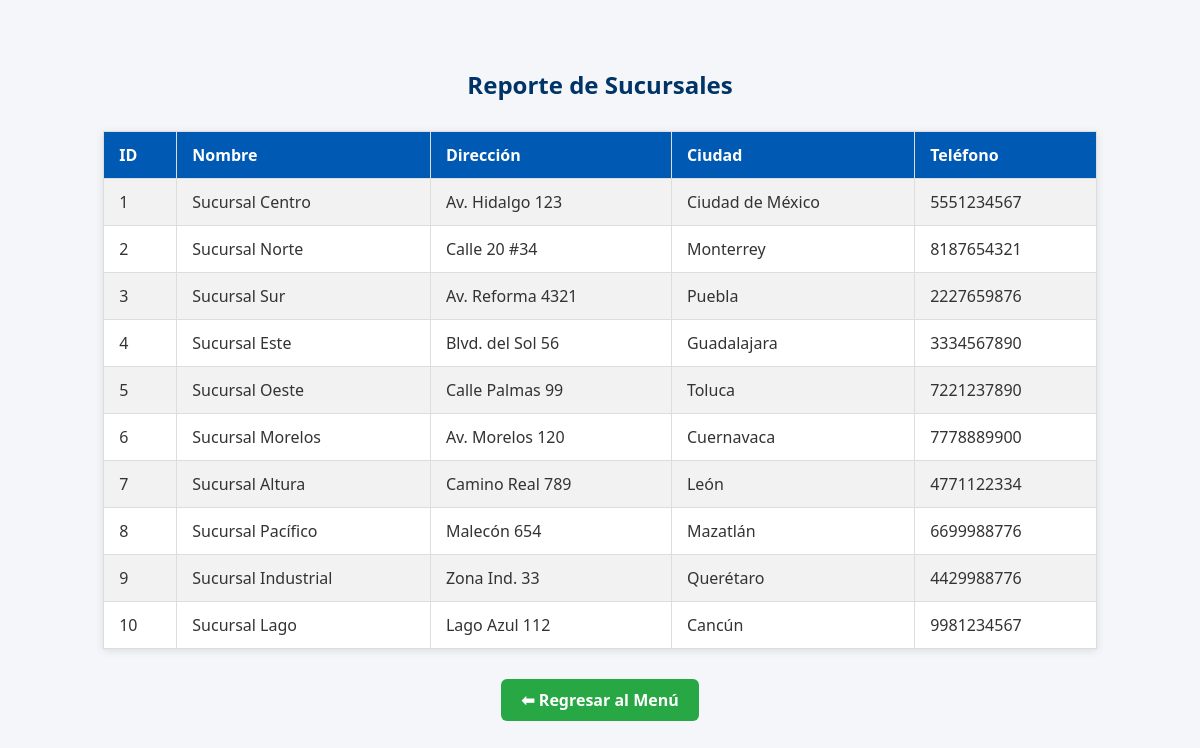
The page /reporte_sucursales.php on the database its author committed.
### tables this page shows
CREATE TABLE `sucursal` (
  `id_sucursal` int(11) NOT NULL,
  `nombre` varchar(100) DEFAULT NULL,
  `direccion` varchar(150) DEFAULT NULL,
  `ciudad` varchar(100) DEFAULT NULL,
  `telefono` varchar(20) DEFAULT NULL
);

### reporte_sucursales.php (the view, shortened to what this page needs)
<?php
include 'conexion.php';
?>
<!DOCTYPE html>
<html lang="es">
<head>
</head>
<body>
<h2>Reporte de Sucursales</h2>
<table>
    <tr>
        <th>ID</th>
        <th>Nombre</th>
        <th>Dirección</th>
        <th>Ciudad</th>
        <th>Teléfono</th>
    </tr>
    <?php
    $result = $conn->query("SELECT * FROM sucursal");
    while ($row = $result->fetch_assoc()) {
        echo "<tr>
            <td>{$row['id_sucursal']}</td>
            <td>{$row['nombre']}</td>
            <td>{$row['direccion']}</td>
            <td>{$row['ciudad']}</td>
            <td>{$row['telefono']}</td>
        </tr>";
    }
    ?>
</table>
<a class="btn-menu" href="index.php">⬅ Regresar al Menú</a>
</body>
</html>

### reporte_sucursales.php (style rules this page uses)
body { font-family: 'Segoe UI', Tahoma, Geneva, Verdana, sans-serif; background-color: #f4f6f9; color: #333; padding: 40px; }
h2 { color: #003366; text-align: center; }
table { width: 90%; margin: 30px auto; border-collapse: collapse; box-shadow: 0 2px 8px rgba(0,0,0,0.1); background-color: white; }
th, td { padding: 12px 15px; text-align: left; }
th { background-color: #0059b3; color: white; }
tr:nth-child(even) { background-color: #f2f2f2; }
table, th, td { border: 1px solid #ddd; }
.btn-menu { display: block; width: fit-content; margin: 30px auto; padding: 10px 20px; background-color: #28a745; color: white; text-decoration: none; font-weight: bold; border-radius: 6px; text-align: center; }

### rows shown on the page
sucursal: id_sucursal "1", nombre "Sucursal Centro", direccion "Av. Hidalgo 123", ciudad "Ciudad de México", telefono "5551234567"
sucursal: id_sucursal "2", nombre "Sucursal Norte", direccion "Calle 20 #34", ciudad "Monterrey", telefono "8187654321"
sucursal: id_sucursal "3", nombre "Sucursal Sur", direccion "Av. Reforma 4321", ciudad "Puebla", telefono "2227659876"
sucursal: id_sucursal "4", nombre "Sucursal Este", direccion "Blvd. del Sol 56", ciudad "Guadalajara", telefono "3334567890"
sucursal: id_sucursal "5", nombre "Sucursal Oeste", direccion "Calle Palmas 99", ciudad "Toluca", telefono "7221237890"
sucursal: id_sucursal "6", nombre "Sucursal Morelos", direccion "Av. Morelos 120", ciudad "Cuernavaca", telefono "7778889900"
sucursal: id_sucursal "7", nombre "Sucursal Altura", direccion "Camino Real 789", ciudad "León", telefono "4771122334"
sucursal: id_sucursal "8", nombre "Sucursal Pacífico", direccion "Malecón 654", ciudad "Mazatlán", telefono "6699988776"
sucursal: id_sucursal "9", nombre "Sucursal Industrial", direccion "Zona Ind. 33", ciudad "Querétaro", telefono "4429988776"
sucursal: id_sucursal "10", nombre "Sucursal Lago", direccion "Lago Azul 112", ciudad "Cancún", telefono "9981234567"
